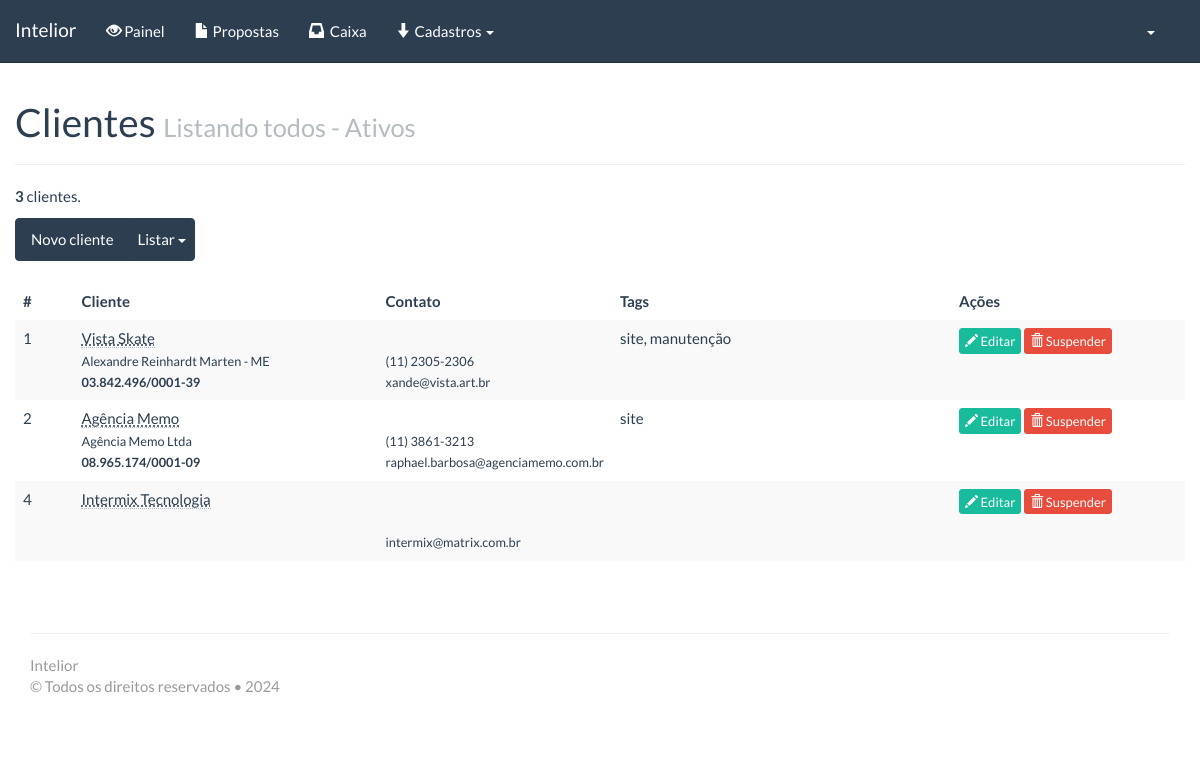
Screenshot of /?pagina=acesso/clientes (signed in) with the database file from the repository.
### tables this page shows
CREATE TABLE `clientes` (
  `id_cliente` int(11) unsigned NOT NULL AUTO_INCREMENT,
  `id_pessoa` int(11) DEFAULT NULL,
  `tags` text,
  `id_usuario` int(11) DEFAULT NULL,
  PRIMARY KEY (`id_cliente`)
);

CREATE TABLE `pessoas` (
  `id_pessoa` int(11) unsigned NOT NULL AUTO_INCREMENT,
  `nome` varchar(255) DEFAULT NULL,
  `nome2` varchar(255) NOT NULL DEFAULT '',
  `email` varchar(255) DEFAULT NULL,
  `cpf_cnpj` varchar(255) DEFAULT NULL,
  `status` int(11) DEFAULT NULL,
  `id_usuario` int(11) DEFAULT NULL,
  `id_acesso` int(11) DEFAULT NULL,
  PRIMARY KEY (`id_pessoa`)
);

CREATE TABLE `pessoas_meta` (
  `id_pessoa_meta` int(11) unsigned NOT NULL AUTO_INCREMENT,
  `id_pessoa` int(11) DEFAULT NULL,
  `meta` varchar(255) DEFAULT NULL,
  `valor` varchar(255) DEFAULT NULL,
  `id_usuario` int(11) DEFAULT NULL,
  PRIMARY KEY (`id_pessoa_meta`)
);

### includes/funcoes.php (called while the page is built, shortened)
<?php
function pega_pessoa_meta($id_pessoa, $meta) {
	$result_pre= mysql_query("select * from pessoas_meta
								where id_pessoa = '$id_pessoa'
								and   meta = '$meta'
								limit 1") or die(mysql_error());
	$rs_pre= mysql_fetch_object($result_pre);
	return($rs_pre->valor);
}
function pega_status_generico($status) {
	if ($status=='1') $str= 'Ativos';
	elseif ($status=='2') $str= 'Suspensos';
	elseif ($status=='0') $str= 'Excluídos';
	return($str);
}
function pega_usuario($id_usuario, $campo) {
	$campo2= $campo;
	$rs_pre= mysql_fetch_object(mysql_query("select *, $campo2 as campo from pessoas, usuarios
												where usuarios.id_usuario = '$id_usuario'
												and   pessoas.id_pessoa = usuarios.id_pessoa
												limit 1 "));
	return($rs_pre->campo);
}
function pode_um($area, $permissao) {
	$contem= strpos($permissao, $area);
	if ($contem!==false) $retorno= true;
	else $retorno= false;
	return($retorno);
}
function pode($areas, $permissao) {
	$tamanho= strlen($areas);
	$retorno= false;
	for ($i=0; $i<$tamanho; $i++) {
		if (pode_um($areas[$i], $permissao)) {
			$retorno=true;
			break;
		}
	}
	return($retorno);
}
?>

### _acesso/__clientes.php (the view, shortened to what this page needs)
<?
if (pode("12", $_SESSION["perfil"])) {
	$subtit= "Listando todos";
	if ($status=='') $status='1';
	$str.= "and   pessoas.status = '". $status ."' ";
	$subtit_status= ' - '. pega_status_generico($status);
	$result= mysql_query("select *, clientes.id_cliente as id_cliente from pessoas, clientes
							where 1 = 1
							and   pessoas.id_pessoa = clientes.id_pessoa
							". $str ."
							order by clientes.id_cliente asc
							") or die('1:'.mysql_error());
	$num= 100;
	$total = mysql_num_rows($result);
	if ($_GET["num_pagina"]=="") $num_pagina= 1;
	else $num_pagina= $_GET["num_pagina"];
	$num_pagina--;
	$inicio = $num_pagina*$num;
	$result= mysql_query("select *, clientes.id_cliente as id_cliente from pessoas, clientes
							where 1 = 1
							and   pessoas.id_pessoa = clientes.id_pessoa
							". $str ."
							order by clientes.id_cliente asc
							limit $inicio, $num
							");
?>
	<div class="span12">
		<div class="page-header">
			<h1>Clientes <small><?=$subtit . $subtit_status;?></small></h1>
		</div>
		<p><strong><?=$total;?></strong> clientes.</p>
		<div class="btn-group">
			<a class="btn btn-primary" href="./?pagina=acesso/cliente&amp;acao=i">Novo cliente</a>
			<a class="btn btn-primary dropdown-toggle" data-toggle="dropdown" href="#">
				Listar
				<span class="caret"></span>
			</a>
		</div>
		<br /><br />
		<?php
		if ($total==0) {
		?>
		<p>Nenhum cliente encontrado.</p>
		<?php
		}
		else {
		?>
		<table cellspacing="0" width="100%" class="table table-striped table-hover">
			<thead>
		        <tr>
		            <th width="5%">#</th>
		            <th width="26%" align="left">Cliente</th>
		            <th width="20%" align="left">Contato</th>
		            <th width="29%">Tags</th>
		            <th width="22%">Ações</th>
		        </tr>
		    </thead>
		    <tbody>
				<?
		        $i=0;
		        while ($rs= mysql_fetch_object($result)) {
		        ?>
		        <tr id="linha_<?=$rs->id_cliente;?>">
		            <td>
		            <? echo $rs->id_cliente; ?>
		            </td>
		            <td><abbr class="tt" title="Cadastrado por <?= pega_usuario($rs->id_usuario, 'nome'); ?> em <?= desformata_data(pega_pessoa_meta($rs->id_pessoa, 'data_cadastro')); ?>"><?= $rs->nome; ?></abbr> <br />
		            <small><?= $rs->nome2; ?> <br />
		            <strong><?=$rs->cpf_cnpj; ?></strong></small>
		            </td>
		            <td>
			            <small>
			            <strong><?= pega_pessoa_meta($rs->id_pessoa, 'contato'); ?></strong> <br />
			            <?= pega_pessoa_meta($rs->id_pessoa, 'telefone'); ?> <br />
		            	<?= $rs->email; ?></small>
		            </td>
		            <td><?= $rs->tags; ?></td>
		            <td>
		                <? if ( (pode("1", $_SESSION["perfil"])) || ( (pode("2", $_SESSION["perfil"])) && ($_SESSION[id_cliente]!=$rs->id_cliente)) ) { ?>
		                <a class="btn btn-xs btn-success" href="./?pagina=acesso/cliente&amp;acao=e&amp;id_cliente=<?= $rs->id_cliente; ?>">
		                	<i class="glyphicon glyphicon-white glyphicon-pencil"></i> Editar
		                </a>
		                <? } ?>
		                <? if ($_SESSION[id_cliente]!=$rs->id_cliente) { ?>
		                <? if ($status=='1') { ?>
		                <a class="btn btn-xs btn-danger" href="javascript:apagaLinha('clienteExcluir','<?=($rs->id_cliente);?>');" onclick="return confirm('Tem certeza que deseja suspender o cliente?');">
		                    <i class="glyphicon glyphicon-white glyphicon-trash"></i> Suspender
		                </a>
		                <? } else { ?>
		                <a class="btn btn-xs btn-info" href="javascript:apagaLinha('clienteReativar','<?=($rs->id_cliente);?>');" onclick="return confirm('Tem certeza que deseja reativar o cliente?');">
		                    <i class="glyphicon glyphicon-white glyphicon-share"></i> Reativar
		                </a>
		                <? } ?>
		                <? } ?>
		            </td>
		        </tr>
		        <? $i++; } ?>
		    </tbody>
		</table>
		<? } ?>
	</div>
<? } ?>

### style.css (style rules this page uses)
html, body { height: 100%; width: 100%; position: relative; }
* { outline: 0 !important; }
body { padding-top: 80px; }
table { width: 100% !important; }
table a, .table a { text-decoration: none !important; }
.page-header { margin-top: 20px; }
a i { margin-top: 3px !important; }

### style_print.css (style rules this page uses)
a, a:before, a:after { content: "" important; }
table { width: 100% !important; }
table td, table th { border: 1px solid #333; padding: 5px; font-size: 13px; }
table th { background-color: #efefef; }
span { font-family: "Helvetica Neue", Helvetica, Arial, sans-serif !important; font-size: 13px !important; line-height: 19px !important; }
body { font-weight: 200; line-height: 20.5px; font-size: 14.5px; letter-spacing: 0; }
p { font-size: 14px; line-height: 20.5px; }
h1, h2, h3, h4, h5, h6, .h1, .h2, .h3, .h4, .h5, .h6 { line-height: 1.3; }

### rows the page displays
clientes: id_cliente "1", id_pessoa.nome "Vista Skate", id_pessoa.nome2 "Alexandre Reinhardt Marten - ME", id_pessoa.cpf_cnpj "03.842.496/0001-39", id_pessoa.valor "(11) 2305-2306", id_pessoa.email "xande@vista.art.br", tags "site, manutenção"
clientes: id_cliente "2", id_pessoa.nome "Agência Memo", id_pessoa.nome2 "Agência Memo Ltda", id_pessoa.cpf_cnpj "08.965.174/0001-09", id_pessoa.valor "(11) 3861-3213", id_pessoa.email "raphael.barbosa@agenciamemo.com.br", tags "site"
clientes: id_cliente "4", id_pessoa.nome "Intermix Tecnologia", id_pessoa.email "intermix@matrix.com.br"

### other values shown
SISTEMA_NOME "Intelior"
$txt_adm "Cadastros"
$subtit "Listando todos"
$subtit_status "- Ativos"
$total "3"
SISTEMA_NOME_COMPLETO "Intelior"
